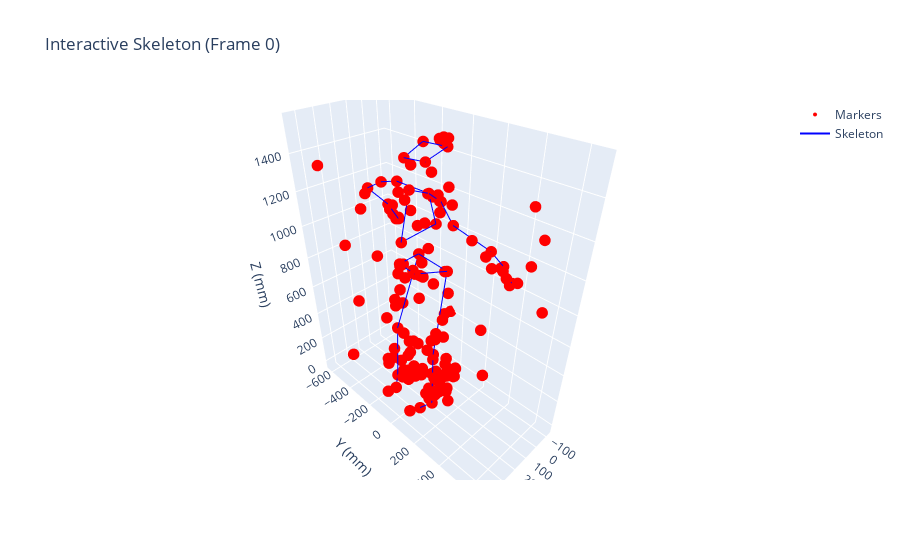

Source (notebook cell):
### Code cell
import ezc3d
import numpy as np
import matplotlib.pyplot as plt
from mpl_toolkits.mplot3d import Axes3D
import plotly.graph_objects as go

# 1. Load the C3D file
c3d_path = 'CVIP\\Project\\data\\C3D\\Calibration.c3d'  # Make sure this file is in your folder
c = ezc3d.c3d(c3d_path)

# Extract data
# points shape is (4, n_markers, n_frames). 4 components are (x, y, z, 1)
point_data = c['data']['points']
labels = c['parameters']['POINT']['LABELS']['value']

# Helper function to get (x, y, z) for a specific marker at a specific frame
def get_marker_pos(name, frame_idx):
    try:
        idx = labels.index(name)
        # return x, y, z
        return point_data[0:3, idx, frame_idx]
    except ValueError:
        return None

# 2. Define the Skeleton Structure (Bone Connections)
# This maps the marker names in your file to a stick-figure structure.
skeleton_bones = [
    # Head
    ('LFHD', 'RFHD'), ('RFHD', 'RBHD'), ('RBHD', 'LBHD'), ('LBHD', 'LFHD'),
    # Torso / Spine
    ('C7', 'T10'), ('C7', 'CLAV'), ('CLAV', 'STRN'), ('STRN', 'T10'),
    ('CLAV', 'LSHO'), ('CLAV', 'RSHO'),
    # Left Arm
    ('LSHO', 'LUPA'), ('LUPA', 'LELB'), ('LELB', 'LFRM'), ('LFRM', 'LWRA'), ('LWRA', 'LFIN'),
    # Right Arm
    ('RSHO', 'RUPA'), ('RUPA', 'RELB'), ('RELB', 'RFRM'), ('RFRM', 'RWRA'), ('RWRA', 'RFIN'),
    # Pelvis
    ('LASI', 'RASI'), ('LASI', 'LPSI'), ('RASI', 'RPSI'), ('LPSI', 'RPSI'),
    # Left Leg (connecting Hip to Knee to Ankle)
    ('LASI', 'LKNE'), ('LKNE', 'LANK'), ('LANK', 'LTOE'), ('LANK', 'LHEE'),
    # Right Leg
    ('RASI', 'RKNE'), ('RKNE', 'RANK'), ('RANK', 'RTOE'), ('RANK', 'RHEE')
]

# 3. Visualize a specific frame
frame_to_show = 0 

# Arrays for the "Dots" (Markers)
x_nodes, y_nodes, z_nodes = [], [], []
marker_names = []

# Plot all markers as dots
for i, label in enumerate(labels):
    pos = point_data[0:3, i, frame_to_show]
    # Check if point is not empty/zero (sometimes unused markers are 0)
    if not np.all(pos == 0) and not np.isnan(pos).any():
        # ax.scatter(pos[0], pos[1], pos[2], c='red', s=10)
        x_nodes.append(pos[0])
        y_nodes.append(pos[1])
        z_nodes.append(pos[2])
        marker_names.append(label)


# Arrays for the "Lines" (Bones)
# Plotly draws a single continuous line, so we insert 'None' to break the line between bones
x_lines, y_lines, z_lines = [], [], []

# Plot the "Bones" as lines
for marker1, marker2 in skeleton_bones:
    pos1 = get_marker_pos(marker1, frame_to_show)
    pos2 = get_marker_pos(marker2, frame_to_show)
    
    if pos1 is not None and pos2 is not None:
        # Check validity again
        if not np.isnan(pos1).any() and not np.isnan(pos2).any():
            # ax.plot([pos1[0], pos2[0]], [pos1[1], pos2[1]], [pos1[2], pos2[2]], c='blue')
            x_lines.extend([pos1[0], pos2[0], None])
            y_lines.extend([pos1[1], pos2[1], None])
            z_lines.extend([pos1[2], pos2[2], None])

fig = go.Figure()

# Add Nodes (Markers)
fig.add_trace(go.Scatter3d(
    x=x_nodes, y=y_nodes, z=z_nodes,
    mode='markers',
    marker=dict(size=4, color='red'),
    text=marker_names,
    name='Markers',
    hovertemplate='<b>%{text}</b>'
))


# Add Edges (Bones)
fig.add_trace(go.Scatter3d(
    x=x_lines, y=y_lines, z=z_lines,
    mode='lines',
    line=dict(color='blue', width=2),
    name='Skeleton',
    hoverinfo='skip'
))

# Update layout for aspect ratio and labels
fig.update_layout(
    scene=dict(
        xaxis_title='X (mm)',
        yaxis_title='Y (mm)',
        zaxis_title='Z (mm)',
        aspectmode='data' # This keeps the skeleton proportions correct!
    ),
    title=f"Interactive Skeleton (Frame {frame_to_show})"
)

fig.show()

### Figure 1 — Plotly figure (JSON) as saved in the notebook; plotly's stock layout.template omitted (floating-point values rounded to 4 significant figures; data arrays with more than 128 entries replaced by an {"elided": "..."} marker saying what was removed)
{"data": [{"hovertemplate": "<b>%{text}</b>", "marker": {"color": "red", "size": 4}, "mode": "markers", "name": "Markers", "text": {"elided": "190 str values"}, "type": "scatter3d", "x": {"elided": "190 float values"}, "y": {"elided": "190 float values"}, "z": {"elided": "190 float values"}}, {"hoverinfo": "skip", "line": {"color": "blue", "width": 2}, "mode": "lines", "name": "Skeleton", "type": "scatter3d", "x": [144.5, 138.7, null, 138.7, 266.2, null, 266.2, 272.4, null, 272.4, 144.5, null, 304.3, 349.0, null, 304.3, 176.1, null, 176.1, 122.3, null, 122.3, 349.0, null, 176.1, 256.5, null, 176.1, 246.1, null, 256.5, 268.5, null, 268.5, 218.7, null, 218.7, 106.9, null, 106.9, 74.66, null, 74.66, 26.93, null, 246.1, 279.3, null, 279.3, 215.5, null, 215.5, 99.77, null, 99.77, 58.29, null, 58.29, 29.85, null, 137.2, 149.5, null, 137.2, 313.2, null, 149.5, 319.5, null, 313.2, 319.5, null, 137.2, 269.8, null, 269.8, 281.6, null, 281.6, 187.6, null, 281.6, 332.4, null, 149.5, 283.0, null, 283.0, 285.6, null, 285.6, 193.7, null, 285.6, 335.9, null], "y": [-42.25, 101.0, null, 101.0, 95.58, null, 95.58, -29.65, null, -29.65, -42.25, null, 32.45, 19.26, null, 32.45, 25.11, null, 25.11, 19.44, null, 19.44, 19.26, null, 25.11, -101.1, null, 25.11, 169.2, null, -101.1, -200.5, null, -200.5, -376.0, null, -376.0, -356.2, null, -356.2, -312.5, null, -312.5, -368.8, null, 169.2, 272.2, null, 272.2, 430.4, null, 430.4, 420.4, null, 420.4, 378.3, null, 378.3, 429.5, null, -90.31, 125.6, null, -90.31, -41.42, null, 125.6, 74.49, null, -41.42, 74.49, null, -90.31, -134.2, null, -134.2, -142.1, null, -142.1, -110.8, null, -142.1, -103.6, null, 125.6, 162.8, null, 162.8, 156.7, null, 156.7, 121.5, null, 156.7, 109.6, null], "z": [1524.0, 1531.0, null, 1531.0, 1496.0, null, 1496.0, 1485.0, null, 1485.0, 1524.0, null, 1367.0, 1121.0, null, 1367.0, 1310.0, null, 1310.0, 1134.0, null, 1134.0, 1121.0, null, 1310.0, 1355.0, null, 1310.0, 1338.0, null, 1355.0, 1327.0, null, 1327.0, 1230.0, null, 1230.0, 1111.0, null, 1111.0, 1029.0, null, 1029.0, 1001.0, null, 1338.0, 1274.0, null, 1274.0, 1188.0, null, 1188.0, 1059.0, null, 1059.0, 1013.0, null, 1013.0, 938.5, null, 925.9, 921.4, null, 925.9, 963.0, null, 921.4, 960.4, null, 963.0, 960.4, null, 925.9, 475.6, null, 475.6, 102.6, null, 102.6, 90.43, null, 102.6, 60.33, null, 921.4, 476.1, null, 476.1, 94.35, null, 94.35, 87.66, null, 94.35, 55.5, null]}], "layout": {"scene": {"aspectmode": "data", "xaxis": {"title": {"text": "X (mm)"}}, "yaxis": {"title": {"text": "Y (mm)"}}, "zaxis": {"title": {"text": "Z (mm)"}}}, "title": {"text": "Interactive Skeleton (Frame 0)"}}}
